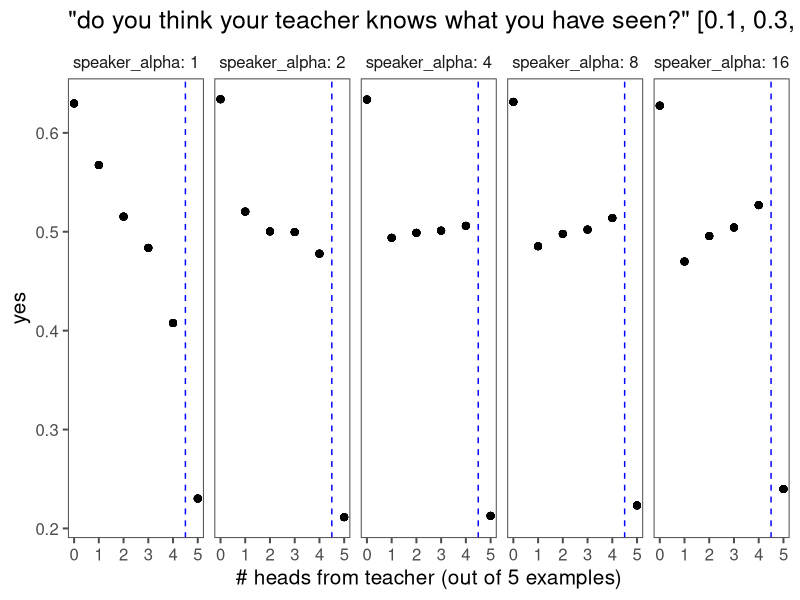
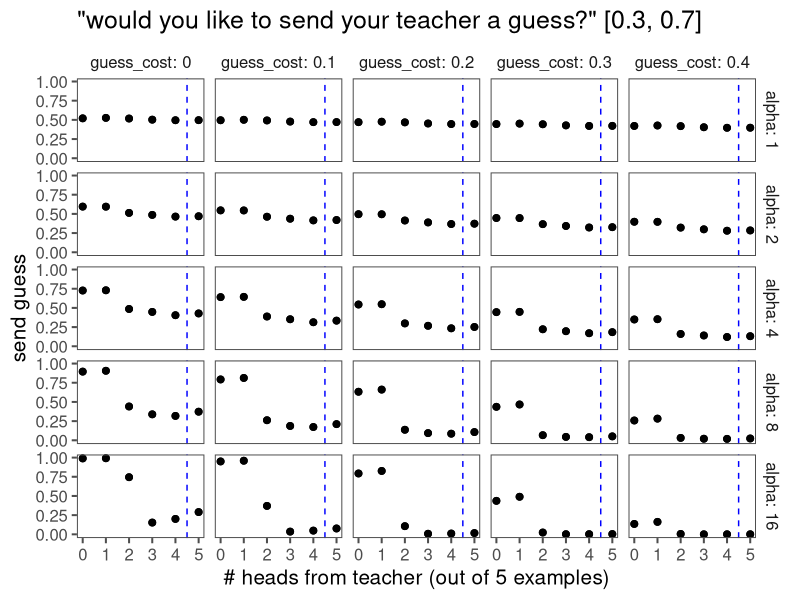
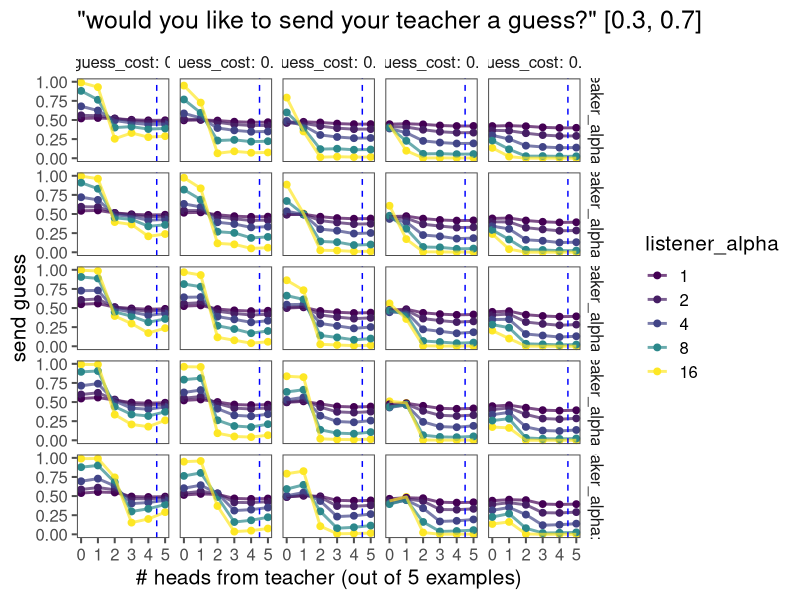
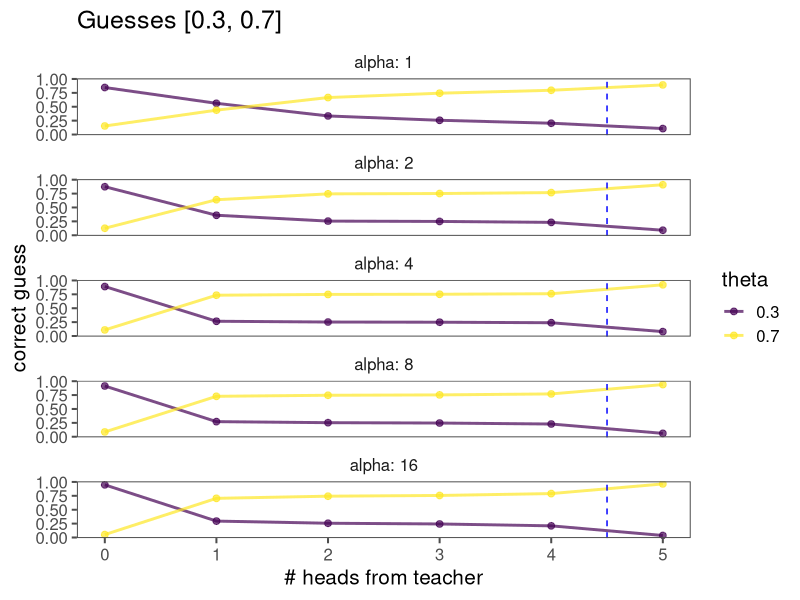

The R script that drew these images, in order:
library(here)
library(tidyverse)
library(ggthemes)

theme_set(theme_few(base_size = 15))

n.ex.teacher = 5

d.model <- read.csv(here("model/learner/output/combined_0.3_0.7_observe.csv")) %>% 
  filter(student_a == 9) %>% 
  mutate(
    examples_a = ifelse(student_a == 9, first_examples_a, n.ex.teacher - first_examples_a), 
    examples_b = ifelse(student_a == 9, first_examples_b, n.ex.teacher - first_examples_b), 
    theta = ifelse(student_a == 9, theta, 1 - theta) 
  ) %>% 
  rename(feedback = feedback_choice) %>% 
  select(c(speaker_alpha, listener_alpha, guess_cost, theta, examples_a, examples_b, teacher_knowledge, feedback, first_guess))

ggplot(data = d.model %>% filter(guess_cost == 0), aes(x = examples_a, y = teacher_knowledge)) +
  geom_point(size = 2) +
  geom_vline(xintercept = 0.9 * 5, color = 'blue', linetype = "dashed") + 
  facet_wrap(~speaker_alpha, ncol = length(unique(d.model$speaker_alpha)), labeller = labeller(.rows = label_both)) + 
  labs(x = "# heads from teacher (out of 5 examples)", y = "yes", title = "\"do you think your teacher knows what you have seen?\" [0.1, 0.3, 0.7, 0.9]")

ggplot(data = d.model %>% filter(speaker_alpha == listener_alpha) %>% rename(alpha = speaker_alpha), aes(x = examples_a, y = feedback)) +
  geom_point(size = 2) +
  geom_vline(xintercept = 0.9 * 5, color = 'blue', linetype = "dashed") + 
  facet_grid(alpha ~ guess_cost, labeller = labeller(.rows = label_both, .cols = label_both)) + 
  labs(x = "# heads from teacher (out of 5 examples)", y = "send guess", title = "\"would you like to send your teacher a guess?\" [0.3, 0.7]")

ggplot(data = d.model %>% filter(theta == 0.3), aes(x = examples_a, y = feedback, col = listener_alpha, group = listener_alpha)) +
  geom_point(size = 2) +
  geom_path(size = 1, alpha = 0.7) + 
  geom_vline(xintercept = 0.9 * 5, color = 'blue', linetype = "dashed") + 
  scale_color_viridis_c(guide = "legend", breaks = c(1, 2, 4, 8, 16)) +
  facet_grid(speaker_alpha ~ guess_cost, labeller = labeller(.rows = label_both, .cols = label_both)) + 
  labs(x = "# heads from teacher (out of 5 examples)", y = "send guess", title = "\"would you like to send your teacher a guess?\" [0.3, 0.7]")

ggplot(data = d.model %>% filter(speaker_alpha == listener_alpha, guess_cost == 0) %>% rename(alpha = speaker_alpha), aes(x = examples_a, y = first_guess, col = theta, group = theta)) + 
  geom_point(size = 2, alpha = 0.7) + 
  geom_path(size = 1, alpha = 0.7) + 
  geom_vline(xintercept = 0.9 * 5, color = 'blue', linetype = "dashed") + 
  scale_color_viridis_c(guide = "legend", breaks = c(0.1, 0.3, 0.7, 0.9)) +
  facet_wrap(~alpha, ncol = 1, labeller = labeller(.rows = label_both)) + 
  labs(x = "# heads from teacher", y = "correct guess", title = "Guesses [0.3, 0.7]")

